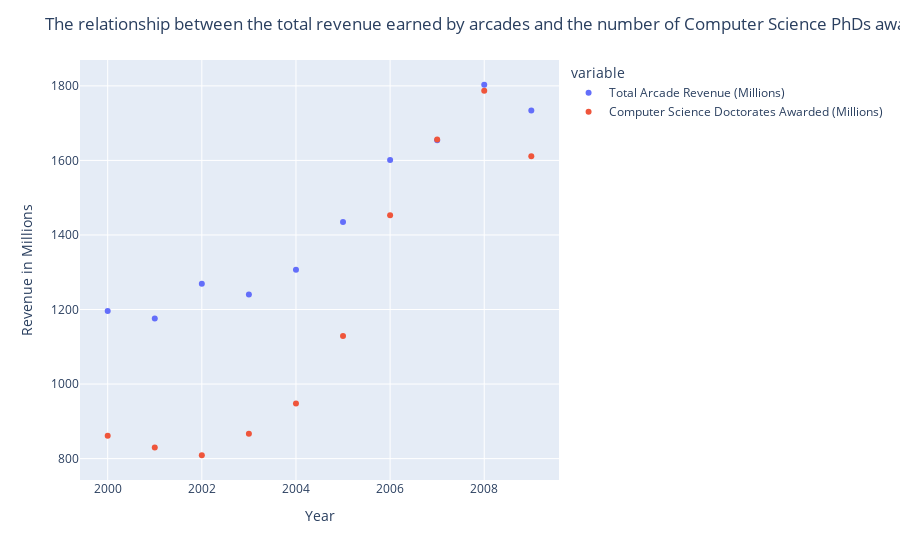

Notebook code cell kept with this figure:
### Code cell
fig = px.scatter(revenue, x="Year", y=['Total Arcade Revenue (Millions)', 'Computer Science Doctorates Awarded (Millions)'])
fig.update_layout(
    title="The relationship between the total revenue earned by arcades and the number of Computer Science PhDs awarded in the U.S",
    yaxis_title="Revenue in Millions",
    )
fig.show()

### Figure 1 — Plotly figure (JSON) as saved in the notebook; plotly's stock layout.template omitted (floating-point values rounded to 4 significant figures)
{"data": [{"hovertemplate": "variable=Total Arcade Revenue (Millions)<br>Year=%{x}<br>value=%{y}<extra></extra>", "legendgroup": "Total Arcade Revenue (Millions)", "marker": {"color": "#636efa", "symbol": "circle"}, "mode": "markers", "name": "Total Arcade Revenue (Millions)", "orientation": "v", "showlegend": true, "type": "scatter", "x": [2000, 2001, 2002, 2003, 2004, 2005, 2006, 2007, 2008, 2009], "xaxis": "x", "y": [1196, 1176, 1269.0, 1240, 1307, 1435, 1601, 1654.0, 1803.0, 1734], "yaxis": "y"}, {"hovertemplate": "variable=Computer Science Doctorates Awarded (Millions)<br>Year=%{x}<br>value=%{y}<extra></extra>", "legendgroup": "Computer Science Doctorates Awarded (Millions)", "marker": {"color": "#EF553B", "symbol": "circle"}, "mode": "markers", "name": "Computer Science Doctorates Awarded (Millions)", "orientation": "v", "showlegend": true, "type": "scatter", "x": [2000, 2001, 2002, 2003, 2004, 2005, 2006, 2007, 2008, 2009], "xaxis": "x", "y": [861, 830, 809, 867, 948, 1129, 1453, 1656, 1787, 1611], "yaxis": "y"}], "layout": {"legend": {"title": {"text": "variable"}, "tracegroupgap": 0}, "margin": {"t": 60}, "title": {"text": "The relationship between the total revenue earned by arcades and the number of Computer Science PhDs awarded in the U.S"}, "xaxis": {"anchor": "y", "domain": [0, 1], "title": {"text": "Year"}}, "yaxis": {"anchor": "x", "domain": [0, 1], "title": {"text": "Revenue in Millions"}}}}
